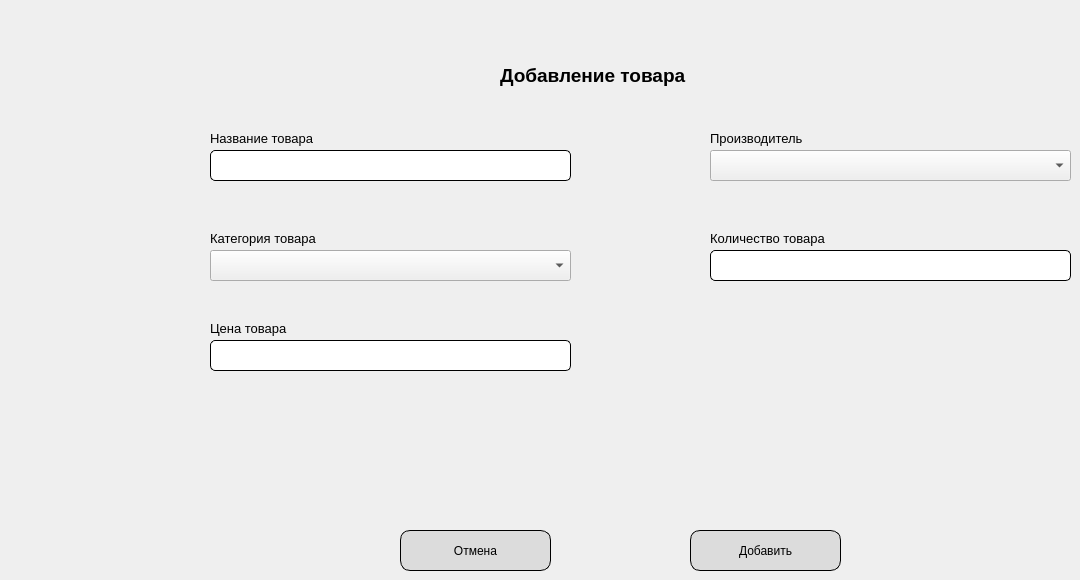
    <widget class="QWidget" name="AddProduct">
     <widget class="QLabel" name="label_AddProduct">
      <property name="geometry">
       <rect>
        <x>500</x>
        <y>60</y>
        <width>231</width>
        <height>31</height>
       </rect>
      </property>
      <property name="font">
       <font>
        <family>Segoe UI</family>
        <pointsize>14</pointsize>
        <weight>75</weight>
        <bold>true</bold>
       </font>
      </property>
      <property name="text">
       <string>Добавление товара</string>
      </property>
     </widget>
     <widget class="QPushButton" name="pushButton_CancelAddProduct">
      <property name="geometry">
       <rect>
        <x>400</x>
        <y>530</y>
        <width>151</width>
        <height>41</height>
       </rect>
      </property>
      <property name="styleSheet">
       <string notr="true">QPushButton { border-radius: 10px;border: 1px solid black; color: black; background: rgb(220,220,220);}
QPushButton:hover { background-color: rgba(143, 142, 142, 1); }</string>
      </property>
      <property name="text">
       <string>Отмена</string>
      </property>
     </widget>
     <widget class="QPushButton" name="pushButton_AddProduct">
      <property name="geometry">
       <rect>
        <x>690</x>
        <y>530</y>
        <width>151</width>
        <height>41</height>
       </rect>
      </property>
      <property name="styleSheet">
       <string notr="true">QPushButton { border-radius: 10px;border: 1px solid black; color: black; background: rgb(220,220,220);}
QPushButton:hover { background-color: rgba(143, 142, 142, 1); }</string>
      </property>
      <property name="text">
       <string>Добавить</string>
      </property>
     </widget>
     <widget class="QLineEdit" name="lineEdit_AddProductName">
      <property name="geometry">
       <rect>
        <x>210</x>
        <y>150</y>
        <width>361</width>
        <height>31</height>
       </rect>
      </property>
      <property name="styleSheet">
       <string notr="true">QLineEdit { border-radius: 5px;border: 1px solid black; color: black;}
</string>
      </property>
     </widget>
     <widget class="QLineEdit" name="lineEdit_AddQuantyProduct">
      <property name="geometry">
       <rect>
        <x>710</x>
        <y>250</y>
        <width>361</width>
        <height>31</height>
       </rect>
      </property>
      <property name="styleSheet">
       <string notr="true">QLineEdit { border-radius: 5px;border: 1px solid black; color: black;}
</string>
      </property>
     </widget>
     <widget class="QLineEdit" name="lineEdit_AddPriceProduct">
      <property name="geometry">
       <rect>
        <x>210</x>
        <y>340</y>
        <width>361</width>
        <height>31</height>
       </rect>
      </property>
      <property name="styleSheet">
       <string notr="true">QLineEdit { border-radius: 5px;border: 1px solid black; color: black;}
</string>
      </property>
     </widget>
     <widget class="QLabel" name="label">
      <property name="geometry">
       <rect>
        <x>210</x>
        <y>320</y>
        <width>111</width>
        <height>16</height>
       </rect>
      </property>
      <property name="font">
       <font>
        <family>Segoe UI</family>
        <pointsize>10</pointsize>
       </font>
      </property>
      <property name="text">
       <string>Цена товара</string>
      </property>
     </widget>
     <widget class="QLabel" name="label_2">
      <property name="geometry">
       <rect>
        <x>210</x>
        <y>230</y>
        <width>141</width>
        <height>16</height>
       </rect>
      </property>
      <property name="font">
       <font>
        <family>Segoe UI</family>
        <pointsize>10</pointsize>
       </font>
      </property>
      <property name="text">
       <string>Категория товара</string>
      </property>
     </widget>
     <widget class="QLabel" name="label_3">
      <property name="geometry">
       <rect>
        <x>210</x>
        <y>130</y>
        <width>141</width>
        <height>16</height>
       </rect>
      </property>
      <property name="font">
       <font>
        <family>Segoe UI</family>
        <pointsize>10</pointsize>
       </font>
      </property>
      <property name="text">
       <string>Название товара</string>
      </property>
     </widget>
     <widget class="QLabel" name="label_4">
      <property name="geometry">
       <rect>
        <x>710</x>
        <y>130</y>
        <width>131</width>
        <height>16</height>
       </rect>
      </property>
      <property name="font">
       <font>
        <family>Segoe UI</family>
        <pointsize>10</pointsize>
       </font>
      </property>
      <property name="text">
       <string>Производитель</string>
      </property>
     </widget>
     <widget class="QLabel" name="label_5">
      <property name="geometry">
       <rect>
        <x>710</x>
        <y>230</y>
        <width>161</width>
        <height>16</height>
       </rect>
      </property>
      <property name="font">
       <font>
        <family>Segoe UI</family>
        <pointsize>10</pointsize>
       </font>
      </property>
      <property name="text">
       <string>Количество товара</string>
      </property>
     </widget>
     <widget class="QComboBox" name="comboBox_AddCategoryProduct">
      <property name="geometry">
       <rect>
        <x>210</x>
        <y>250</y>
        <width>361</width>
        <height>31</height>
       </rect>
      </property>
      <property name="styleSheet">
       <string notr="true"/>
      </property>
     </widget>
     <widget class="QComboBox" name="comboBox_AddManufacturer">
      <property name="geometry">
       <rect>
        <x>710</x>
        <y>150</y>
        <width>361</width>
        <height>31</height>
       </rect>
      </property>
      <property name="styleSheet">
       <string notr="true"/>
      </property>
     </widget>
    </widget>
